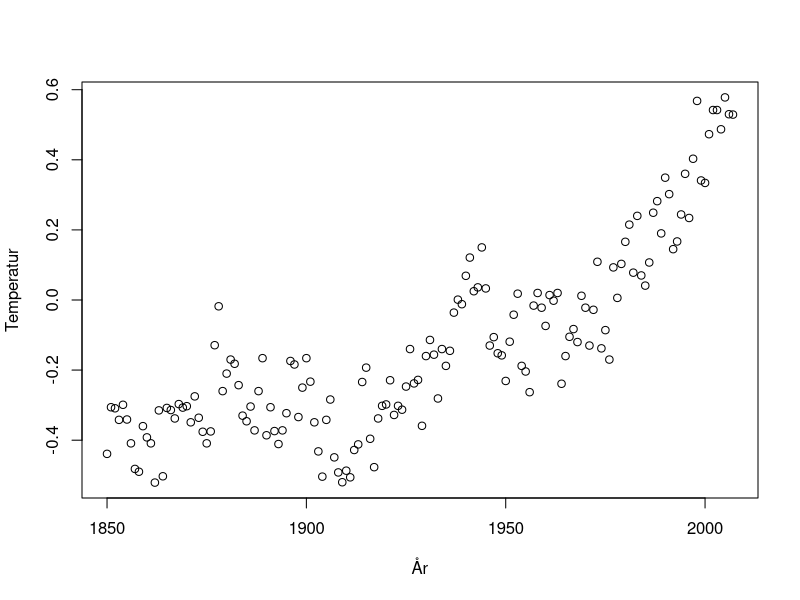
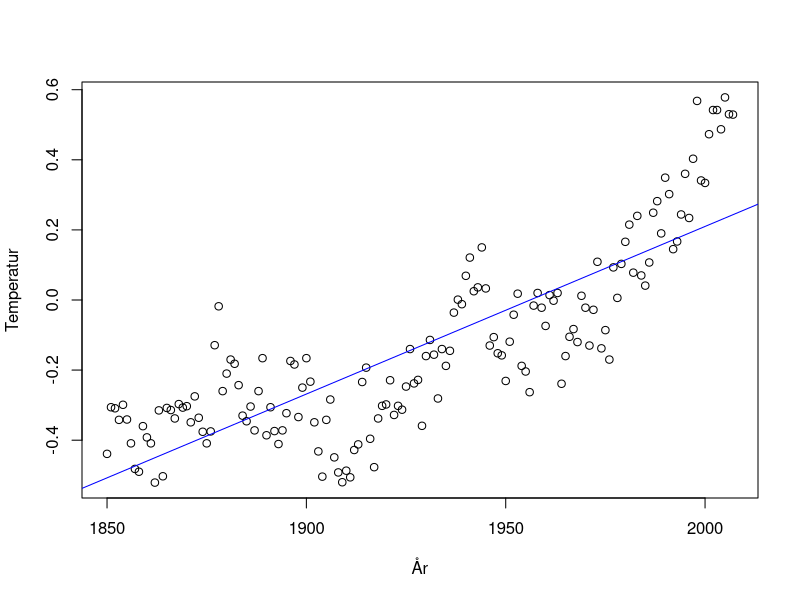
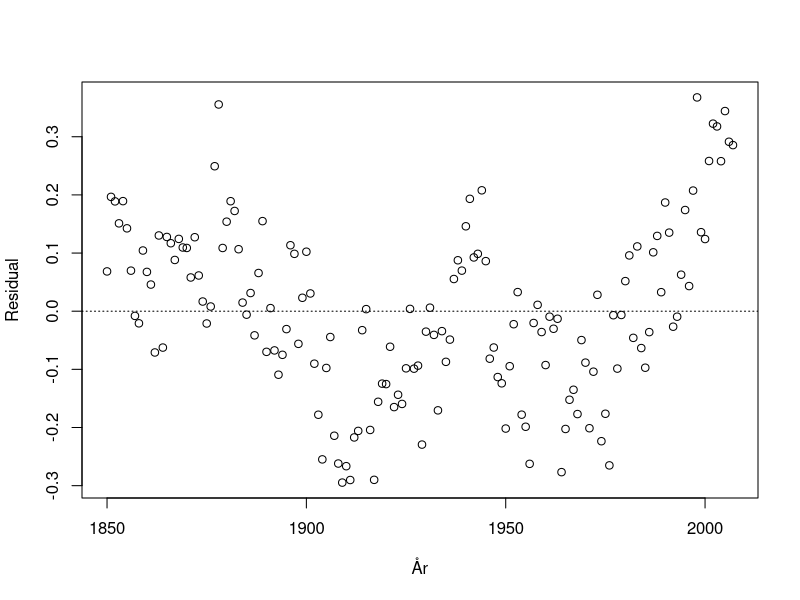
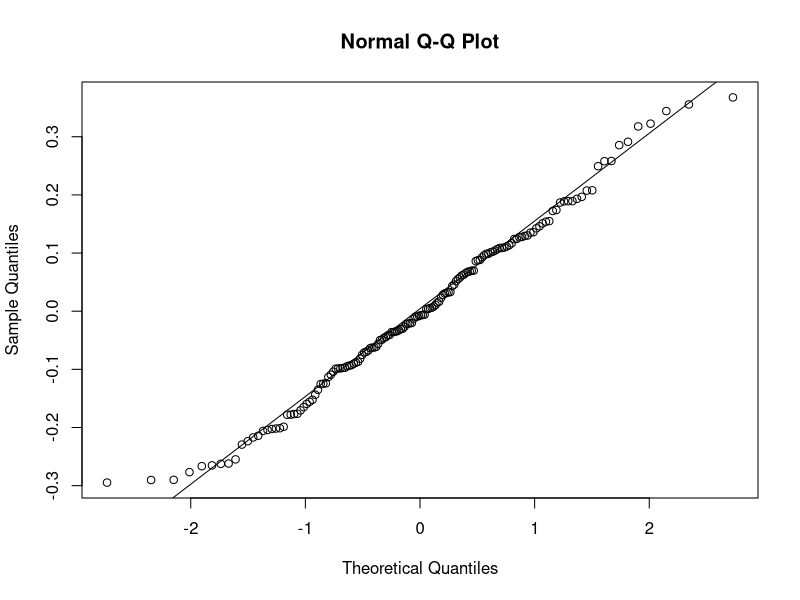
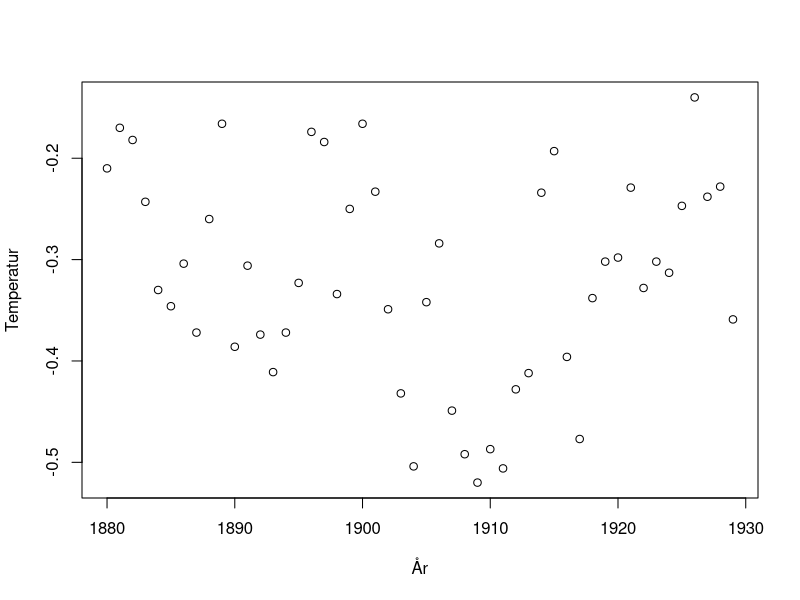
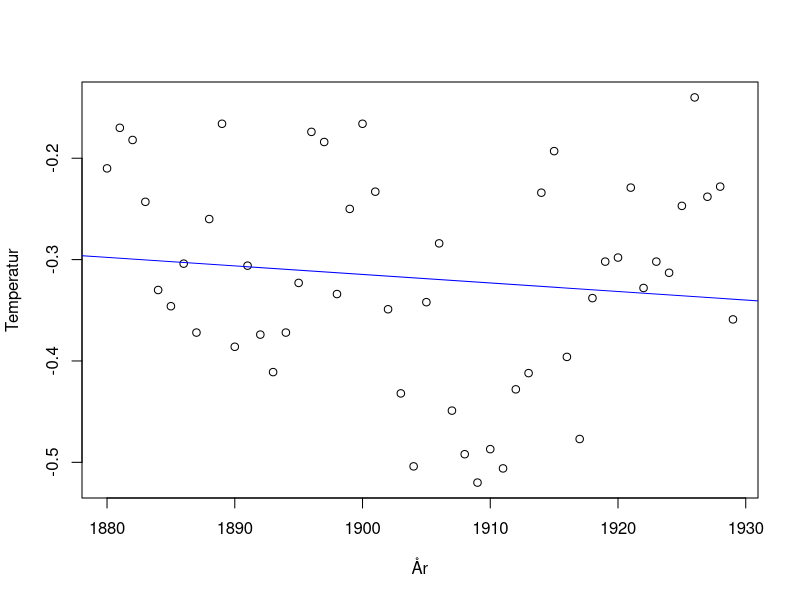
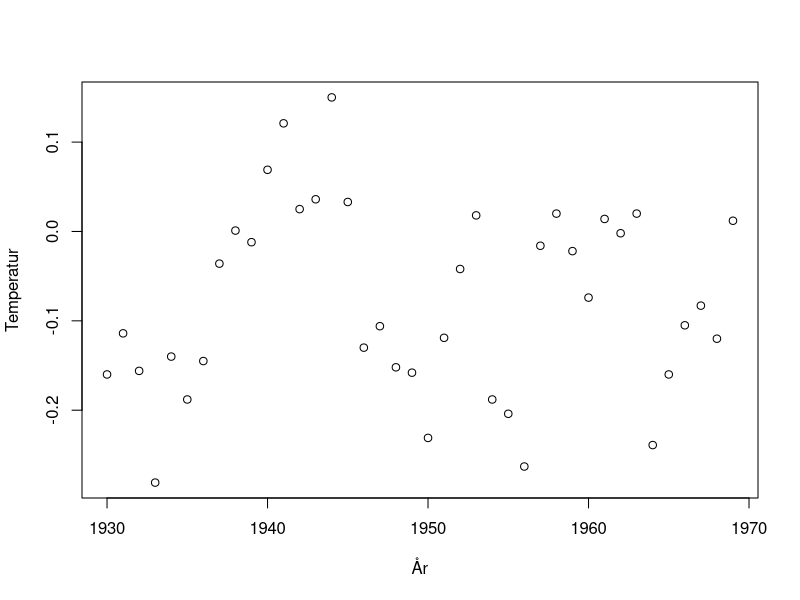
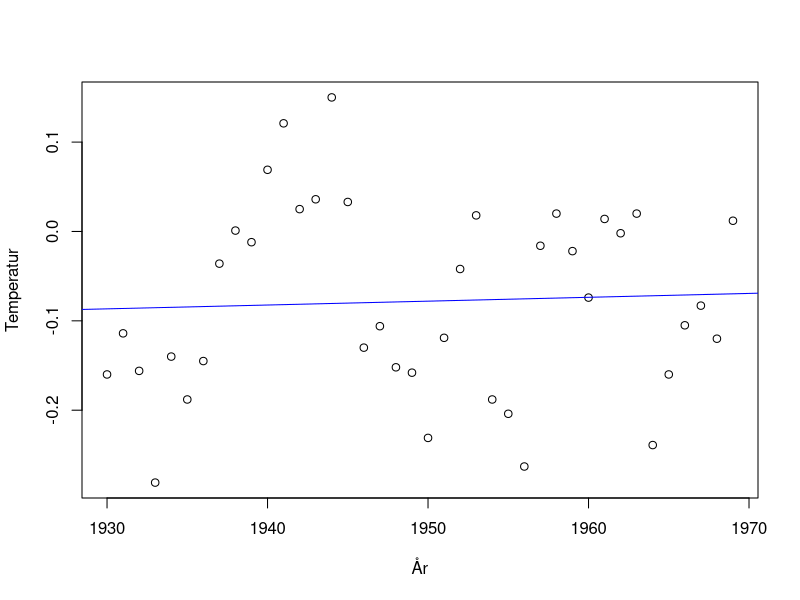

These charts were generated, in order, by the following R code:
## ---- chunk 1
df <- read.csv("temperatur.csv", header = TRUE)
plot(df$år, df$temperatur, xlab = "År", ylab = "Temperatur")
## ---- chunk 2
df <- read.csv("temperatur.csv", header = TRUE)
modell <- lm(temperatur ~ år, data = df)
summary(modell)
plot(df$år, df$temperatur, xlab = "År", ylab = "Temperatur")
abline(modell, col = "blue")
## ---- chunk 3
residual <- modell$residuals
plot(df$år, residual, xlab ="År", ylab="Residual")
abline(a = 0, b = 0, lty = "dotted")
qqnorm(residual)
qqline(residual)
## ---- chunk 4
df1 <- subset(df, år >= 1880 & år <=1929)
df2 <- subset(df, år >= 1930 & år <=1969)
df3 <- subset(df, år >= 1970 & år <=2007)
## ---- chunk 5
plot(df1$år, df1$temperatur, xlab = "År", ylab = "Temperatur")
## ---- chunk 6
modell1 <- lm(temperatur ~ år, data = df1)
summary(modell1)
## ---- chunk 7
plot(df1$år, df1$temperatur, xlab = "År", ylab = "Temperatur")
abline(modell1, col = "blue")
## ---- chunk 8
plot(df2$år, df2$temperatur, xlab = "År", ylab = "Temperatur")
## ---- chunk 9
modell2 <- lm(temperatur ~  år, data = df2)
summary(modell2)
## ---- chunk 10
plot(df2$år, df2$temperatur, xlab = "År", ylab = "Temperatur")
abline(modell2, col = "blue")
## ---- chunk 11
plot(df3$år, df3$temperatur, xlab = "År", ylab = "Temperatur")
## ---- chunk 12
modell3 <- lm(temperatur ~ år, data = df3)
summary(modell3)
## ---- chunk 13
plot(df3$år, df3$temperatur, xlab = "År", ylab = "Temperatur")
abline(modell3, col = "blue")
## ---- chunk 14
df_test <- read.csv("temperatur_test.csv", header = TRUE)
